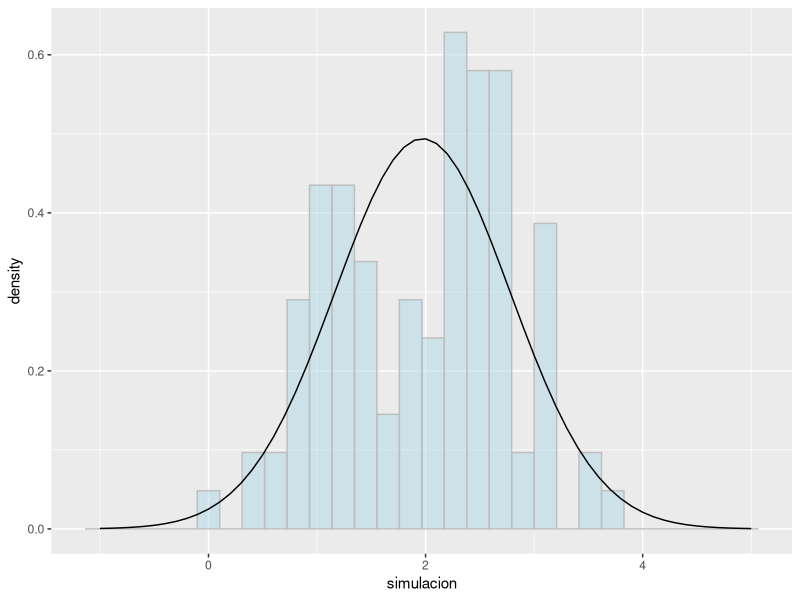
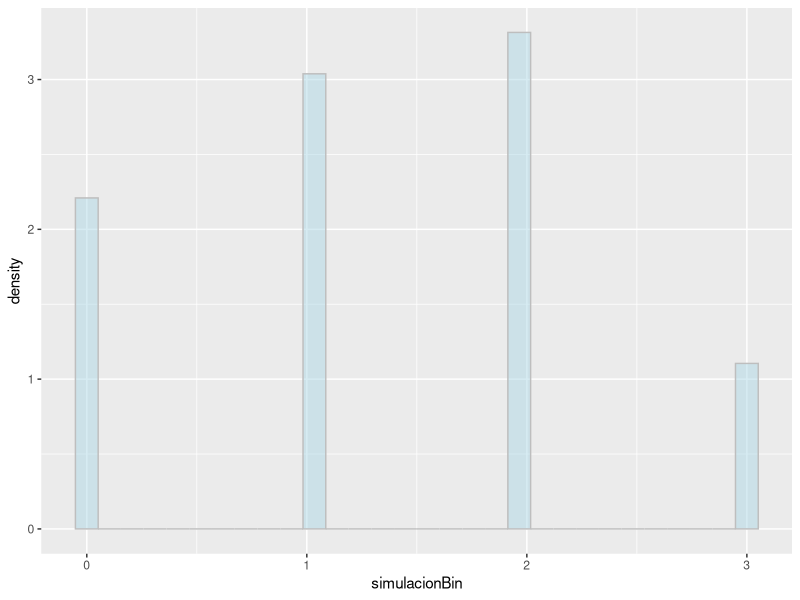
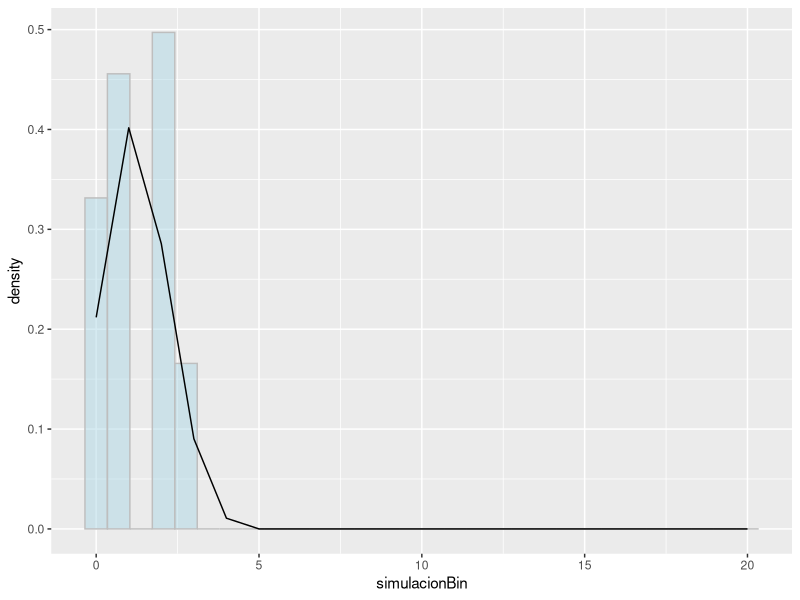
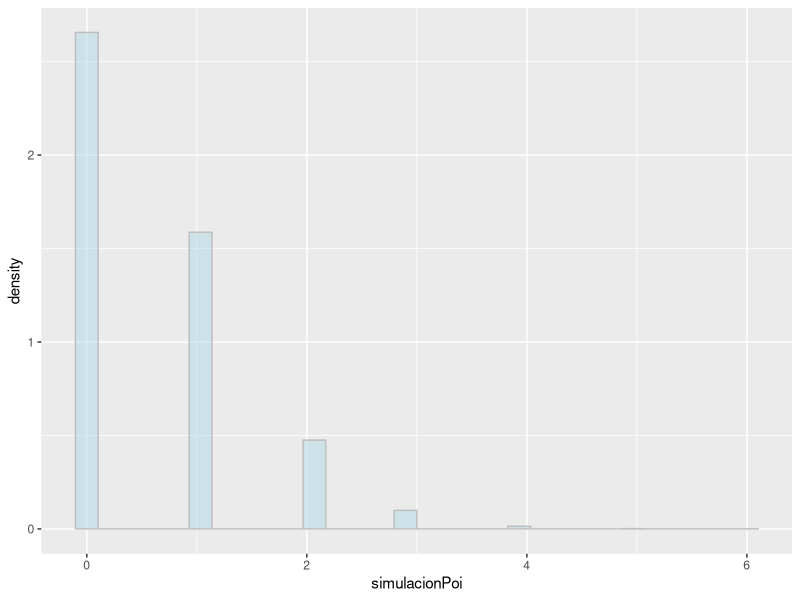
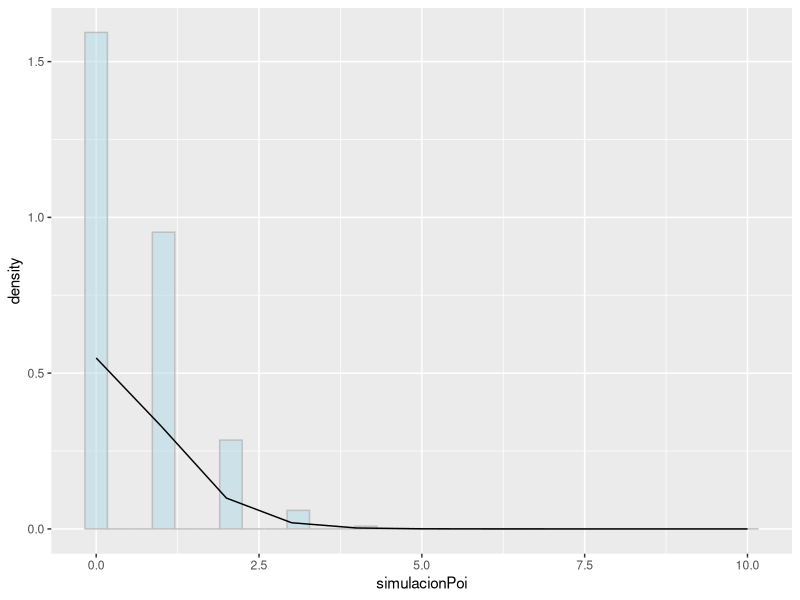

Generate these figures, in order, with R:
library(tidyverse)
####ejemplo Normal
simulacion=rnorm(100,2,1)

m=mean(simulacion)
s=sd(simulacion)

x=seq(-1,5,by=0.1)
y=dnorm(x,m,s)

ggplot()+geom_histogram(aes(x=simulacion, y=stat(density)),fill='lightblue', colour='gray',alpha=0.5)+
  geom_line(aes(x=x, y=y))

####ejemplo Binomial theta1=n theta2=p

simulacionBin=rbinom(35,5,0.3)

ggplot()+geom_histogram(aes(x=simulacionBin, y=stat(density)),fill='lightblue', colour='gray',alpha=0.5)
  
m1=mean(simulacionBin)
m2=sum(simulacionBin^2)/length(simulacionBin)

theta2=1-(m2-m1^2)/m1
theta1=m1/theta2
theta1=round(theta1,digits=0)

  
x=seq(0,20, by=1)
y=dbinom(x,theta1,theta2)

ggplot()+geom_histogram(aes(x=simulacionBin, y=stat(density)),fill='lightblue', colour='gray',alpha=0.5)+
  geom_line(aes(x=x, y=y))

####ejemplo Poisson

simulacionPoi=rpois(100000,0.6)

ggplot()+geom_histogram(aes(x=simulacionPoi, y=stat(density)),fill='lightblue', colour='gray',alpha=0.5)

lambda=mean(simulacionPoi)

x=seq(0,10, by=1)
y=dpois(x,lambda)

ggplot()+geom_histogram(aes(x=simulacionPoi, y=stat(density)),fill='lightblue', colour='gray',alpha=0.5)+
  geom_line(aes(x=x, y=y))

